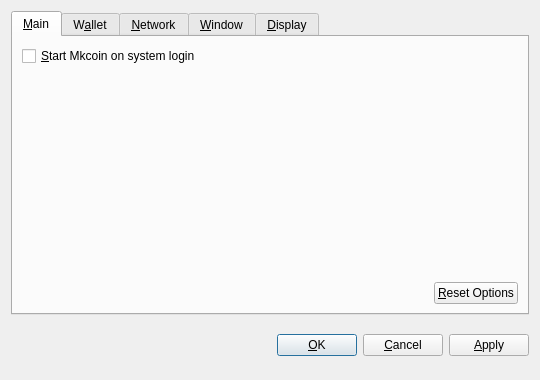
<?xml version="1.0" encoding="UTF-8"?>
<ui version="4.0">
 <class>OptionsDialog</class>
 <widget class="QDialog" name="OptionsDialog">
  <property name="geometry">
   <rect>
    <x>0</x>
    <y>0</y>
    <width>540</width>
    <height>380</height>
   </rect>
  </property>
  <property name="windowTitle">
   <string>Options</string>
  </property>
  <property name="modal">
   <bool>true</bool>
  </property>
  <layout class="QVBoxLayout" name="verticalLayout">
   <item>
    <widget class="QTabWidget" name="tabWidget">
     <property name="tabPosition">
      <enum>QTabWidget::North</enum>
     </property>
     <property name="currentIndex">
      <number>0</number>
     </property>
     <widget class="QWidget" name="tabMain">
      <attribute name="title">
       <string>&amp;Main</string>
      </attribute>
      <layout class="QVBoxLayout" name="verticalLayout_Main">
       <item>
        <widget class="QCheckBox" name="bitcoinAtStartup">
         <property name="toolTip">
          <string>Automatically start Mkcoin after logging in to the system.</string>
         </property>
         <property name="text">
          <string>&amp;Start Mkcoin on system login</string>
         </property>
        </widget>
       </item>
       <item>
        <spacer name="verticalSpacer_Main">
         <property name="orientation">
          <enum>Qt::Vertical</enum>
         </property>
         <property name="sizeHint" stdset="0">
          <size>
           <width>20</width>
           <height>40</height>
          </size>
         </property>
        </spacer>
       </item>
       <item>
        <layout class="QHBoxLayout" name="horizontalLayout_2_Main">
         <item>
          <spacer name="horizontalSpacer_2_Main">
           <property name="orientation">
            <enum>Qt::Horizontal</enum>
           </property>
           <property name="sizeHint" stdset="0">
            <size>
             <width>40</width>
             <height>20</height>
            </size>
           </property>
          </spacer>
         </item>
         <item>
          <widget class="QPushButton" name="resetButton">
           <property name="toolTip">
            <string>Reset all client options to default.</string>
           </property>
           <property name="text">
            <string>&amp;Reset Options</string>
           </property>
           <property name="autoDefault">
            <bool>false</bool>
           </property>
          </widget>
         </item>
        </layout>
       </item>
      </layout>
     </widget>
     <widget class="QWidget" name="tabWallet">
      <attribute name="title">
       <string>W&amp;allet</string>
      </attribute>
      <layout class="QVBoxLayout" name="verticalLayout_Network">
       <item>
        <widget class="QLabel" name="transactionFeeInfoLabel">
         <property name="text">
          <string>Optional transaction fee per kB that helps make sure your transactions are processed quickly. Most transactions are 1 kB.</string>
         </property>
         <property name="textFormat">
          <enum>Qt::PlainText</enum>
         </property>
         <property name="wordWrap">
          <bool>true</bool>
         </property>
        </widget>
       </item>
       <item>
        <layout class="QHBoxLayout" name="horizontalLayout_1_Main">
         <item>
          <widget class="QLabel" name="transactionFeeLabel">
           <property name="text">
            <string>Pay transaction &amp;fee</string>
           </property>
           <property name="textFormat">
            <enum>Qt::PlainText</enum>
           </property>
           <property name="buddy">
            <cstring>transactionFee</cstring>
           </property>
          </widget>
         </item>
         <item>
          <widget class="BitcoinAmountField" name="transactionFee"/>
         </item>
         <item>
          <spacer name="horizontalSpacer_1_Main">
           <property name="orientation">
            <enum>Qt::Horizontal</enum>
           </property>
           <property name="sizeHint" stdset="0">
            <size>
             <width>40</width>
             <height>20</height>
            </size>
           </property>
          </spacer>
         </item>
        </layout>
       </item>
       <item>
        <widget class="QLabel" name="label">
         <property name="text">
          <string>If you disable the spending of unconfirmed change, the change from a transaction cannot be used until that transaction has at least one confirmation. This also affects how your balance is computed.</string>
         </property>
         <property name="wordWrap">
          <bool>true</bool>
         </property>
        </widget>
       </item>
       <item>
        <widget class="QCheckBox" name="spendZeroConfChange">
         <property name="text">
          <string>Spend unconfirmed change  (experts only)</string>
         </property>
        </widget>
       </item>
       <item>
        <spacer name="verticalSpacer">
         <property name="orientation">
          <enum>Qt::Vertical</enum>
         </property>
         <property name="sizeHint" stdset="0">
          <size>
           <width>20</width>
           <height>40</height>
          </size>
         </property>
        </spacer>
       </item>
      </layout>
     </widget>
     <widget class="QWidget" name="tabNetwork">
      <attribute name="title">
       <string>&amp;Network</string>
      </attribute>
      <layout class="QVBoxLayout" name="verticalLayout_Network">
       <item>
        <widget class="QCheckBox" name="mapPortUpnp">
         <property name="toolTip">
          <string>Automatically open the Mkcoin client port on the router. This only works when your router supports UPnP and it is enabled.</string>
         </property>
         <property name="text">
          <string>Map port using &amp;UPnP</string>
         </property>
        </widget>
       </item>
       <item>
        <widget class="QCheckBox" name="connectSocks">
         <property name="toolTip">
          <string>Connect to the Mkcoin network through a SOCKS proxy (e.g. when connecting through Tor).</string>
         </property>
         <property name="text">
          <string>&amp;Connect through SOCKS proxy:</string>
         </property>
        </widget>
       </item>
       <item>
        <layout class="QHBoxLayout" name="horizontalLayout_Network">
         <item>
          <widget class="QLabel" name="proxyIpLabel">
           <property name="text">
            <string>Proxy &amp;IP:</string>
           </property>
           <property name="textFormat">
            <enum>Qt::PlainText</enum>
           </property>
           <property name="buddy">
            <cstring>proxyIp</cstring>
           </property>
          </widget>
         </item>
         <item>
          <widget class="QValidatedLineEdit" name="proxyIp">
           <property name="maximumSize">
            <size>
             <width>140</width>
             <height>16777215</height>
            </size>
           </property>
           <property name="toolTip">
            <string>IP address of the proxy (e.g. 127.0.0.1)</string>
           </property>
          </widget>
         </item>
         <item>
          <widget class="QLabel" name="proxyPortLabel">
           <property name="text">
            <string>&amp;Port:</string>
           </property>
           <property name="textFormat">
            <enum>Qt::PlainText</enum>
           </property>
           <property name="buddy">
            <cstring>proxyPort</cstring>
           </property>
          </widget>
         </item>
         <item>
          <widget class="QLineEdit" name="proxyPort">
           <property name="maximumSize">
            <size>
             <width>55</width>
             <height>16777215</height>
            </size>
           </property>
           <property name="toolTip">
            <string>Port of the proxy (e.g. 9050)</string>
           </property>
          </widget>
         </item>
         <item>
          <widget class="QLabel" name="socksVersionLabel">
           <property name="text">
            <string>SOCKS &amp;Version:</string>
           </property>
           <property name="textFormat">
            <enum>Qt::PlainText</enum>
           </property>
           <property name="buddy">
            <cstring>socksVersion</cstring>
           </property>
          </widget>
         </item>
         <item>
          <widget class="QValueComboBox" name="socksVersion">
           <property name="toolTip">
            <string>SOCKS version of the proxy (e.g. 5)</string>
           </property>
          </widget>
         </item>
         <item>
          <spacer name="horizontalSpacer_Network">
           <property name="orientation">
            <enum>Qt::Horizontal</enum>
           </property>
           <property name="sizeHint" stdset="0">
            <size>
             <width>40</width>
             <height>20</height>
            </size>
           </property>
          </spacer>
         </item>
        </layout>
       </item>
       <item>
        <spacer name="verticalSpacer_Network">
         <property name="orientation">
          <enum>Qt::Vertical</enum>
         </property>
         <property name="sizeHint" stdset="0">
          <size>
           <width>20</width>
           <height>40</height>
          </size>
         </property>
        </spacer>
       </item>
      </layout>
     </widget>
     <widget class="QWidget" name="tabWindow">
      <attribute name="title">
       <string>&amp;Window</string>
      </attribute>
      <layout class="QVBoxLayout" name="verticalLayout_Window">
       <item>
        <widget class="QCheckBox" name="minimizeToTray">
         <property name="toolTip">
          <string>Show only a tray icon after minimizing the window.</string>
         </property>
         <property name="text">
          <string>&amp;Minimize to the tray instead of the taskbar</string>
         </property>
        </widget>
       </item>
       <item>
        <widget class="QCheckBox" name="minimizeOnClose">
         <property name="toolTip">
          <string>Minimize instead of exit the application when the window is closed. When this option is enabled, the application will be closed only after selecting Quit in the menu.</string>
         </property>
         <property name="text">
          <string>M&amp;inimize on close</string>
         </property>
        </widget>
       </item>
       <item>
        <spacer name="verticalSpacer_Window">
         <property name="orientation">
          <enum>Qt::Vertical</enum>
         </property>
         <property name="sizeHint" stdset="0">
          <size>
           <width>20</width>
           <height>40</height>
          </size>
         </property>
        </spacer>
       </item>
      </layout>
     </widget>
     <widget class="QWidget" name="tabDisplay">
      <attribute name="title">
       <string>&amp;Display</string>
      </attribute>
      <layout class="QVBoxLayout" name="verticalLayout_Display">
       <item>
        <layout class="QHBoxLayout" name="horizontalLayout_1_Display">
         <item>
          <widget class="QLabel" name="langLabel">
           <property name="text">
            <string>User Interface &amp;language:</string>
           </property>
           <property name="textFormat">
            <enum>Qt::PlainText</enum>
           </property>
           <property name="buddy">
            <cstring>lang</cstring>
           </property>
          </widget>
         </item>
         <item>
          <widget class="QValueComboBox" name="lang">
           <property name="toolTip">
            <string>The user interface language can be set here. This setting will take effect after restarting Mkcoin.</string>
           </property>
          </widget>
         </item>
        </layout>
       </item>
       <item>
        <layout class="QHBoxLayout" name="horizontalLayout_2_Display">
         <item>
          <widget class="QLabel" name="unitLabel">
           <property name="text">
            <string>&amp;Unit to show amounts in:</string>
           </property>
           <property name="textFormat">
            <enum>Qt::PlainText</enum>
           </property>
           <property name="buddy">
            <cstring>unit</cstring>
           </property>
          </widget>
         </item>
         <item>
          <widget class="QValueComboBox" name="unit">
           <property name="toolTip">
            <string>Choose the default subdivision unit to show in the interface and when sending coins.</string>
           </property>
          </widget>
         </item>
        </layout>
       </item>
       <item>
        <widget class="QCheckBox" name="displayAddresses">
         <property name="toolTip">
          <string>Whether to show Mkcoin addresses in the transaction list or not.</string>
         </property>
         <property name="text">
          <string>&amp;Display addresses in transaction list</string>
         </property>
        </widget>
       </item>
       <item>
        <widget class="QCheckBox" name="coinControlFeatures">
         <property name="toolTip">
          <string>Whether to show coin control features or not.</string>
         </property>
         <property name="text">
          <string>Display coin &amp;control features (experts only!)</string>
         </property>
        </widget>
       </item>
       <item>
        <spacer name="verticalSpacer_Display">
         <property name="orientation">
          <enum>Qt::Vertical</enum>
         </property>
         <property name="sizeHint" stdset="0">
          <size>
           <width>20</width>
           <height>40</height>
          </size>
         </property>
        </spacer>
       </item>
      </layout>
     </widget>
    </widget>
   </item>
   <item>
    <layout class="QHBoxLayout" name="horizontalLayout_Buttons">
     <item>
      <spacer name="horizontalSpacer_1">
       <property name="orientation">
        <enum>Qt::Horizontal</enum>
       </property>
       <property name="sizeHint" stdset="0">
        <size>
         <width>40</width>
         <height>48</height>
        </size>
       </property>
      </spacer>
     </item>
     <item>
      <widget class="QLabel" name="statusLabel">
       <property name="font">
        <font>
         <weight>75</weight>
         <bold>true</bold>
        </font>
       </property>
       <property name="text">
        <string/>
       </property>
       <property name="textFormat">
        <enum>Qt::PlainText</enum>
       </property>
       <property name="wordWrap">
        <bool>true</bool>
       </property>
      </widget>
     </item>
     <item>
      <spacer name="horizontalSpacer_2">
       <property name="orientation">
        <enum>Qt::Horizontal</enum>
       </property>
       <property name="sizeHint" stdset="0">
        <size>
         <width>40</width>
         <height>48</height>
        </size>
       </property>
      </spacer>
     </item>
     <item>
      <widget class="QPushButton" name="okButton">
       <property name="text">
        <string>&amp;OK</string>
       </property>
      </widget>
     </item>
     <item>
      <widget class="QPushButton" name="cancelButton">
       <property name="text">
        <string>&amp;Cancel</string>
       </property>
       <property name="autoDefault">
        <bool>false</bool>
       </property>
      </widget>
     </item>
     <item>
      <widget class="QPushButton" name="applyButton">
       <property name="text">
        <string>&amp;Apply</string>
       </property>
       <property name="autoDefault">
        <bool>false</bool>
       </property>
      </widget>
     </item>
    </layout>
   </item>
  </layout>
 </widget>
 <customwidgets>
  <customwidget>
   <class>BitcoinAmountField</class>
   <extends>QSpinBox</extends>
   <header>bitcoinamountfield.h</header>
  </customwidget>
  <customwidget>
   <class>QValueComboBox</class>
   <extends>QComboBox</extends>
   <header>qvaluecombobox.h</header>
  </customwidget>
  <customwidget>
   <class>QValidatedLineEdit</class>
   <extends>QLineEdit</extends>
   <header>qvalidatedlineedit.h</header>
  </customwidget>
 </customwidgets>
 <resources/>
 <connections/>
</ui>
